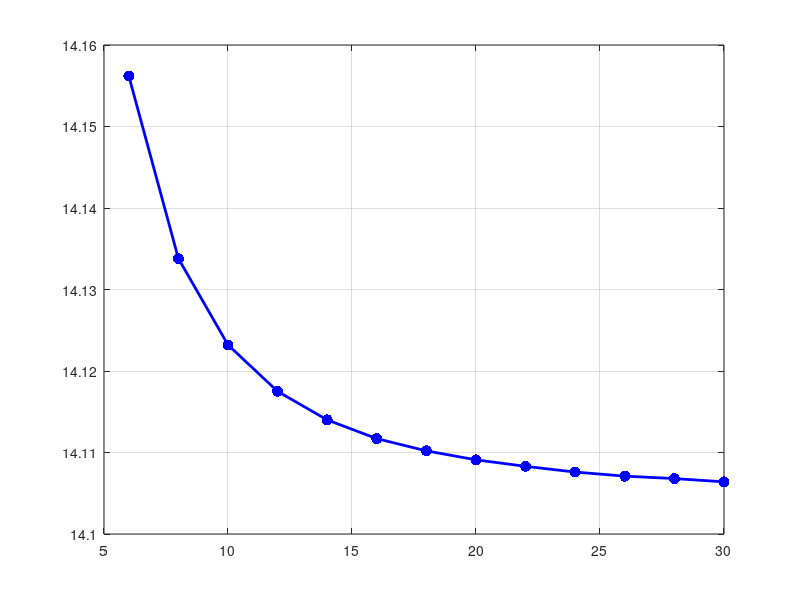

The MATLAB source for this figure: (Note: this script raises an error after producing the figure.)
clc
clear 
close all

m = [6
8
10
12
14
16
18
20
22
24
26
28
30
];

N = [14.1562
14.1338
14.1232
14.1175
14.114
14.1117
14.1102
14.1091
14.1083
14.1076
14.1071
14.1068
14.1064

];


figure
hold on; box on; grid on;

plot(m,N,'.b','MarkerSize',24,'LineWidth',2);
plot(m,N,'-b','MarkerSize',24,'LineWidth',2);
ff = gca;
ff.FontSize = 24;
ff.FontName = 'Times New Roman';
xlabel('m')
ylabel('N_{critical}')





